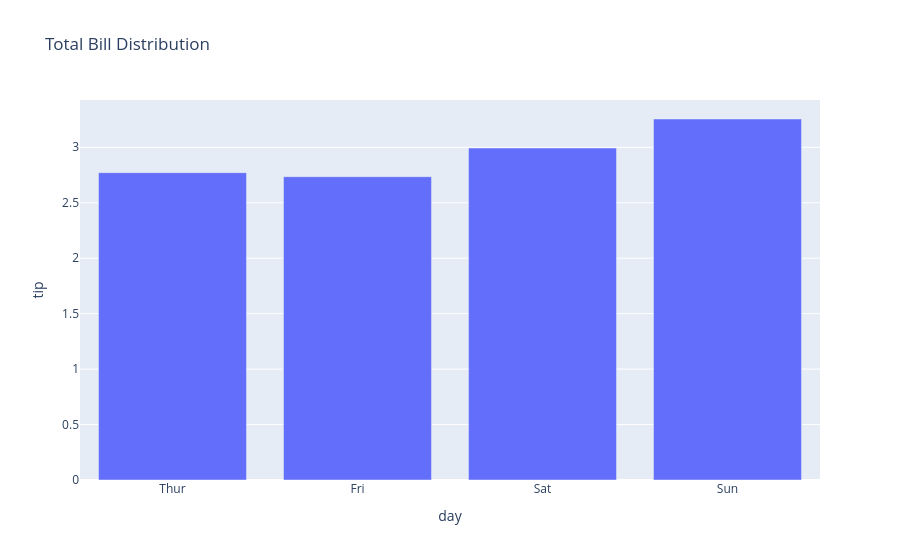

The code cell stored with this chart in its notebook:
### Code cell
fig = px.bar(tips.groupby('day')['tip'].mean().reset_index(), x='day', y='tip', title='Total Bill Distribution')
fig.show()

### Figure 1 — Plotly figure (JSON) as saved in the notebook; plotly's stock layout.template omitted (floating-point values rounded to 4 significant figures)
{"data": [{"hovertemplate": "day=%{x}<br>tip=%{y}<extra></extra>", "legendgroup": "", "marker": {"color": "#636efa", "pattern": {"shape": ""}}, "name": "", "orientation": "v", "showlegend": false, "textposition": "auto", "x": ["Thur", "Fri", "Sat", "Sun"], "xaxis": "x", "y": [2.771, 2.735, 2.993, 3.255], "yaxis": "y", "type": "bar"}], "layout": {"xaxis": {"anchor": "y", "domain": [0, 1], "title": {"text": "day"}}, "yaxis": {"anchor": "x", "domain": [0, 1], "title": {"text": "tip"}}, "legend": {"tracegroupgap": 0}, "title": {"text": "Total Bill Distribution"}, "barmode": "relative"}}
